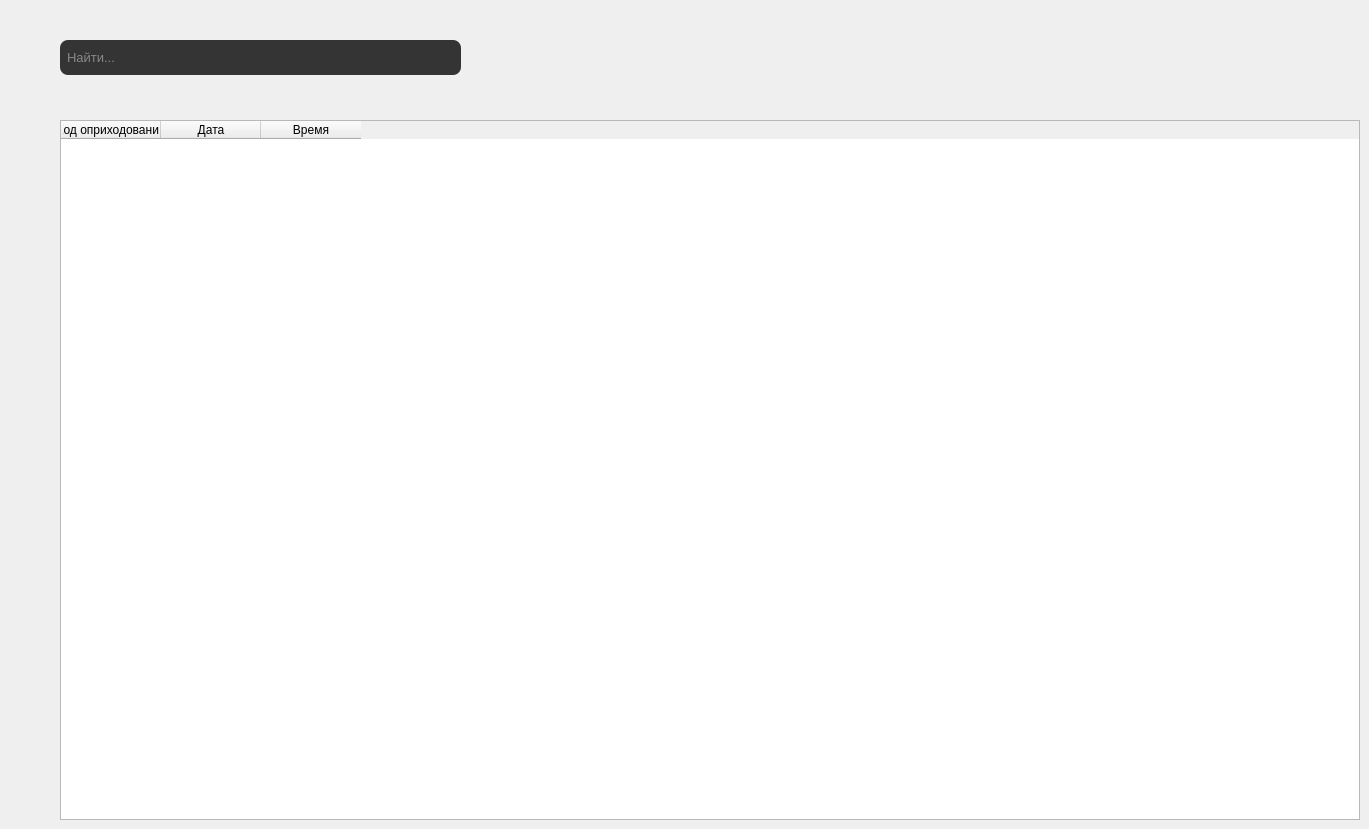
          <widget class="QWidget" name="getStocks_main">
           <widget class="QTableWidget" name="getStocks_main_table">
            <property name="geometry">
             <rect>
              <x>60</x>
              <y>120</y>
              <width>1300</width>
              <height>700</height>
             </rect>
            </property>
            <column>
             <property name="text">
              <string>Код оприходования</string>
             </property>
            </column>
            <column>
             <property name="text">
              <string>Дата</string>
             </property>
            </column>
            <column>
             <property name="text">
              <string>Время</string>
             </property>
            </column>
           </widget>
           <widget class="QLabel" name="getStocks_main_createBtn">
            <property name="geometry">
             <rect>
              <x>1150</x>
              <y>50</y>
              <width>208</width>
              <height>20</height>
             </rect>
            </property>
            <property name="text">
             <string/>
            </property>
            <property name="pixmap">
             <pixmap>assets/new_posting.png</pixmap>
            </property>
           </widget>
           <widget class="QLineEdit" name="getStocks_main_search_lineEdit">
            <property name="geometry">
             <rect>
              <x>60</x>
              <y>40</y>
              <width>401</width>
              <height>35</height>
             </rect>
            </property>
            <property name="font">
             <font>
              <family>Ubuntu</family>
              <pointsize>10</pointsize>
              <weight>3</weight>
              <italic>false</italic>
              <bold>false</bold>
             </font>
            </property>
            <property name="styleSheet">
             <string notr="true">color: rgb(217, 217, 217);
font: 25 10pt &quot;Ubuntu&quot;;
padding: 5px;
padding-right: 35px;
border-radius: 8px;
border-color: rgb(66, 66, 66);
background-color: rgb(52, 52, 52);</string>
            </property>
            <property name="text">
             <string/>
            </property>
            <property name="placeholderText">
             <string>Найти...</string>
            </property>
           </widget>
           <widget class="QLabel" name="getStocks_main_searchImg">
            <property name="geometry">
             <rect>
              <x>430</x>
              <y>50</y>
              <width>18</width>
              <height>18</height>
             </rect>
            </property>
            <property name="styleSheet">
             <string notr="true">background: none</string>
            </property>
            <property name="text">
             <string/>
            </property>
            <property name="pixmap">
             <pixmap>assets/search.png</pixmap>
            </property>
           </widget>
          </widget>
